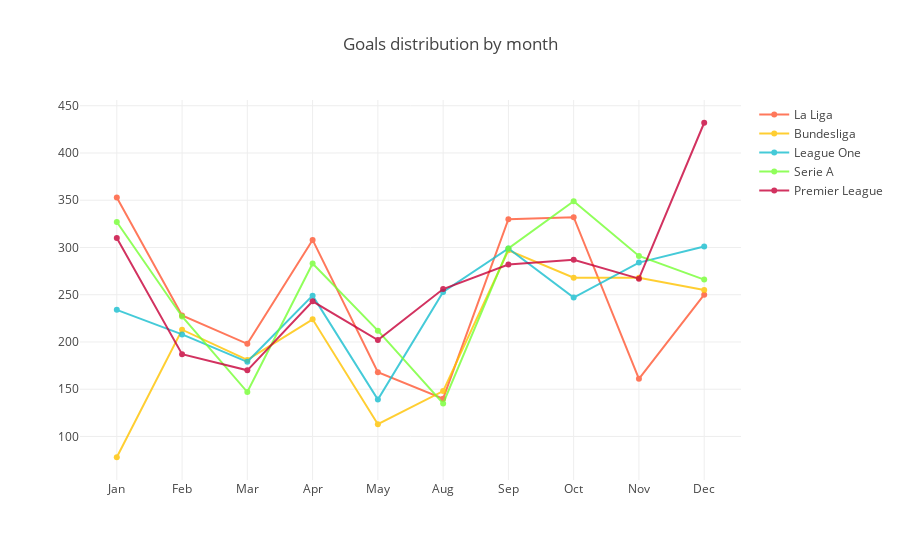

This figure's notebook cell:
### Markdown cell above
#### Plotting the same data using Plotly visuals
We are plotting the goals distribution by league using plotly linechart. This chart is interesting because of its interactivity. We can check/unckeck variables on-damand. So, for example, if I don't want to see La Liga goals distribution, I might just unmark La Liga and its data will not be drawn.

### Code cell
## Plotly version of the same visual

## Grouping event by month
grouped_monthly_distribution = df_events_distribution.groupby('month').count()

## Excluding months with no events
active_months = ['Jan', 'Feb', 'Mar', 'Apr', 'May', 'Aug', 'Sep', 'Oct', 'Nov', 'Dec']

## Plotting La liga data
la_liga = go.Scatter(
                x=active_months,
                y=la_liga_events.groupby('month').count()['id_event'].values,
                name = "La Liga",
                line = dict(color = '#FF5733'),
                opacity = 0.8)

## Plot Bundesliga data
bundesliga = go.Scatter(
                x=active_months,
                y=bundesliga_events.groupby('month').count()['id_event'].values,
                name = "Bundesliga",
                line = dict(color = '#FFC300'),
                opacity = 0.8)

## Plotting League One data
league_one = go.Scatter(
                x=active_months,
                y=league_one_events.groupby('month').count()['id_event'].values,
                name = "League One",
                line = dict(color = '#17BECF'),
                opacity = 0.8)

## Plotting Serie A data
serie_a = go.Scatter(
                x=active_months,
                y=serie_a_events.groupby('month').count()['id_event'].values,
                name = "Serie A",
                line = dict(color = '#75FF33'),
                opacity = 0.8)

## Plotting Premier League data
premier_league = go.Scatter(
                x=active_months,
                y=premier_league_events.groupby('month').count()['id_event'].values,
                name = "Premier League",
                line = dict(color = '#C70039'),
                opacity = 0.8)

data = [la_liga, bundesliga, league_one, serie_a, premier_league]

layout = dict(
    title = "Goals distribution by month",
     xaxis = dict(
        showticklabels=True)
)

fig = dict(data=data, layout=layout)
py.iplot(fig, filename = "Monthly goals distribution in Europe")

### Figure 1 — Plotly figure (JSON) as saved in the notebook; plotly's stock layout.template omitted (floating-point values rounded to 4 significant figures)
{"data": [{"line": {"color": "#FF5733"}, "name": "La Liga", "opacity": 0.8, "type": "scatter", "x": ["Jan", "Feb", "Mar", "Apr", "May", "Aug", "Sep", "Oct", "Nov", "Dec"], "y": [353, 228, 198, 308, 168, 140, 330, 332, 161, 250]}, {"line": {"color": "#FFC300"}, "name": "Bundesliga", "opacity": 0.8, "type": "scatter", "x": ["Jan", "Feb", "Mar", "Apr", "May", "Aug", "Sep", "Oct", "Nov", "Dec"], "y": [78, 213, 181, 224, 113, 148, 297, 268, 268, 255]}, {"line": {"color": "#17BECF"}, "name": "League One", "opacity": 0.8, "type": "scatter", "x": ["Jan", "Feb", "Mar", "Apr", "May", "Aug", "Sep", "Oct", "Nov", "Dec"], "y": [234, 208, 179, 249, 139, 253, 299, 247, 284, 301]}, {"line": {"color": "#75FF33"}, "name": "Serie A", "opacity": 0.8, "type": "scatter", "x": ["Jan", "Feb", "Mar", "Apr", "May", "Aug", "Sep", "Oct", "Nov", "Dec"], "y": [327, 227, 147, 283, 212, 135, 299, 349, 291, 266]}, {"line": {"color": "#C70039"}, "name": "Premier League", "opacity": 0.8, "type": "scatter", "x": ["Jan", "Feb", "Mar", "Apr", "May", "Aug", "Sep", "Oct", "Nov", "Dec"], "y": [310, 187, 170, 243, 202, 256, 282, 287, 267, 432]}], "layout": {"title": "Goals distribution by month", "xaxis": {"showticklabels": true}}}
